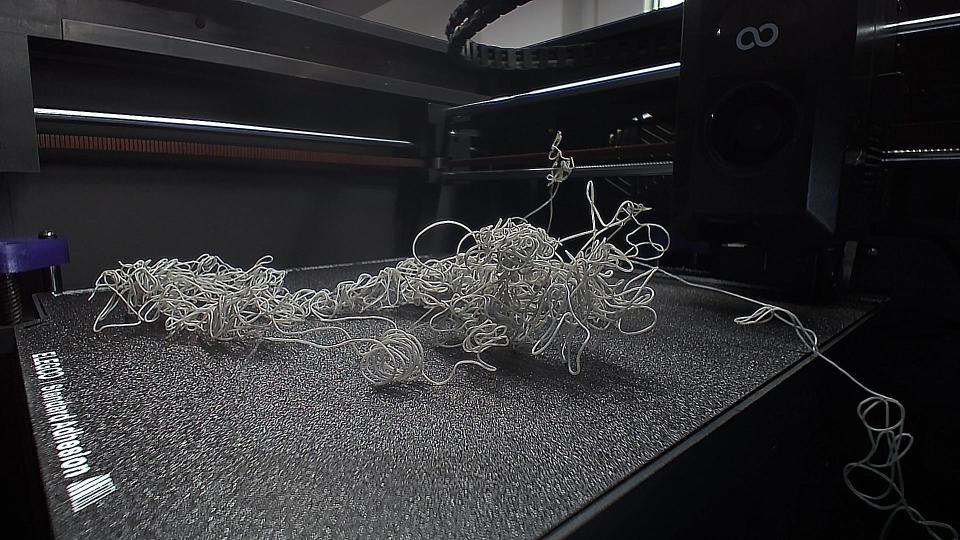
#> input picture opencv_study/010820005.jpg, 1920 x 1080 px (shown at 1/2 size)
$ python day3_1.py
#> lines starting #> are read from the running program, lines starting #| are printed output that depends on the picture
import numpy as np
import cv2

"""
# todo:
多尺度图像增加: 将一个图等比例变大，或者等比例变小 上涨3%+ 10%+
1. 将原图比较大的大图，下采样1次或者2次, boxes也会发生变化
2. 将原图比较小的图，上采样1次或者2次, boxes也会发生变化
3. 切目标区域boxes的内容切下来，外扩100个像素(函数参数)，上采样1倍或者2倍，boxes也会发生变化[近景、大目标]

少1/2。多2/1
"""
import cv2
import numpy as np
def show(img, title=''):
    cv2.imshow(title, img)
    cv2.waitKey(0)


img = cv2.imread("./010820005.jpg")
#> img is the input picture: shape (1080, 1920, 3); mean B, G, R 49.2, 47.2, 47.4
show(img,'old')
for _ in range(2):
    img = cv2.pyrDown(img) # w,h等比例缩小一倍
#> this loop made 2 passes
#> pass 1, `img = cv2.pyrDown(img)`:
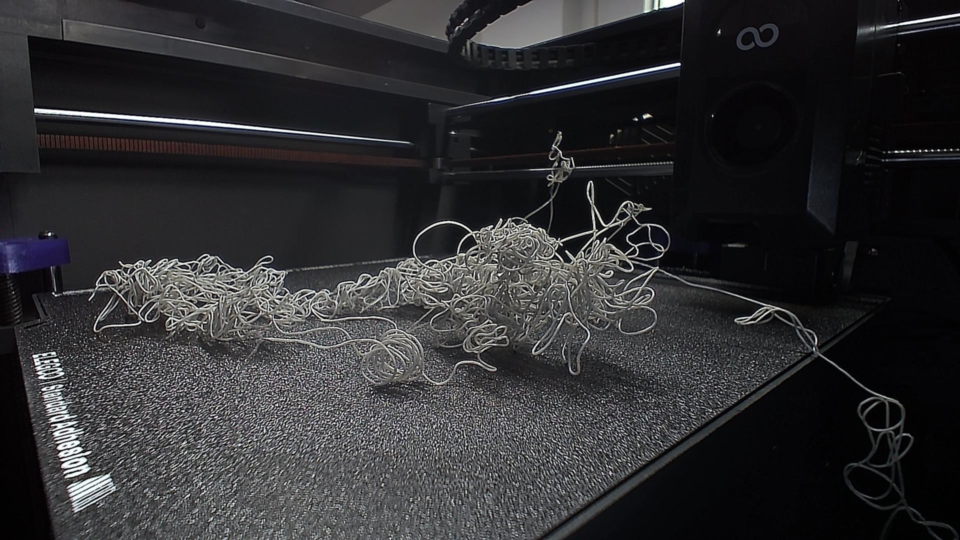
#> img: shape (540, 960, 3); mean B, G, R 49.2, 47.2, 47.4
#> pass 2, `img = cv2.pyrDown(img)`:
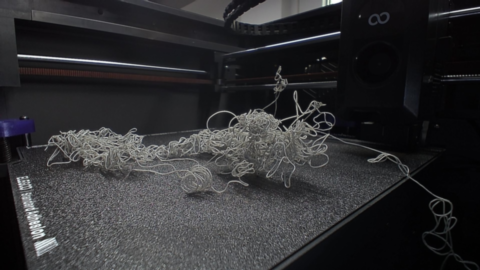
#> img: shape (270, 480, 3); mean B, G, R 49.2, 47.2, 47.4
show(img,'0')

img2 = cv2.imread('./20240829101428.jpg')
for _ in range(2):
    img2 = cv2.pyrUp(img2)
show(img2,'n')

$ run again, with opencv_study/20230927143717.jpg copied over opencv_study/010820005.jpg
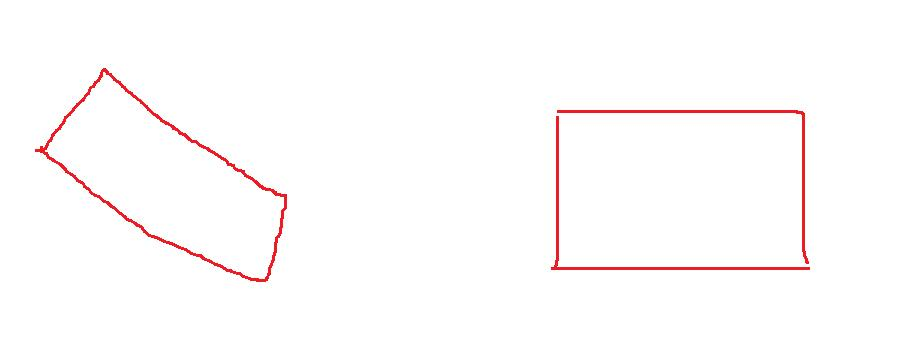
#> input picture opencv_study/20230927143717.jpg, 907 x 353 px
#> img is the input picture: shape (353, 907, 3); mean B, G, R 251.6, 251.6, 254
#> the loop `for _ in range(2):` made 2 passes
#> pass 2, `img = cv2.pyrDown(img)`:
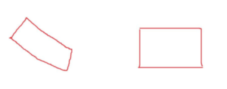
#> img: shape (89, 227, 3); mean B, G, R 251.7, 251.6, 254
